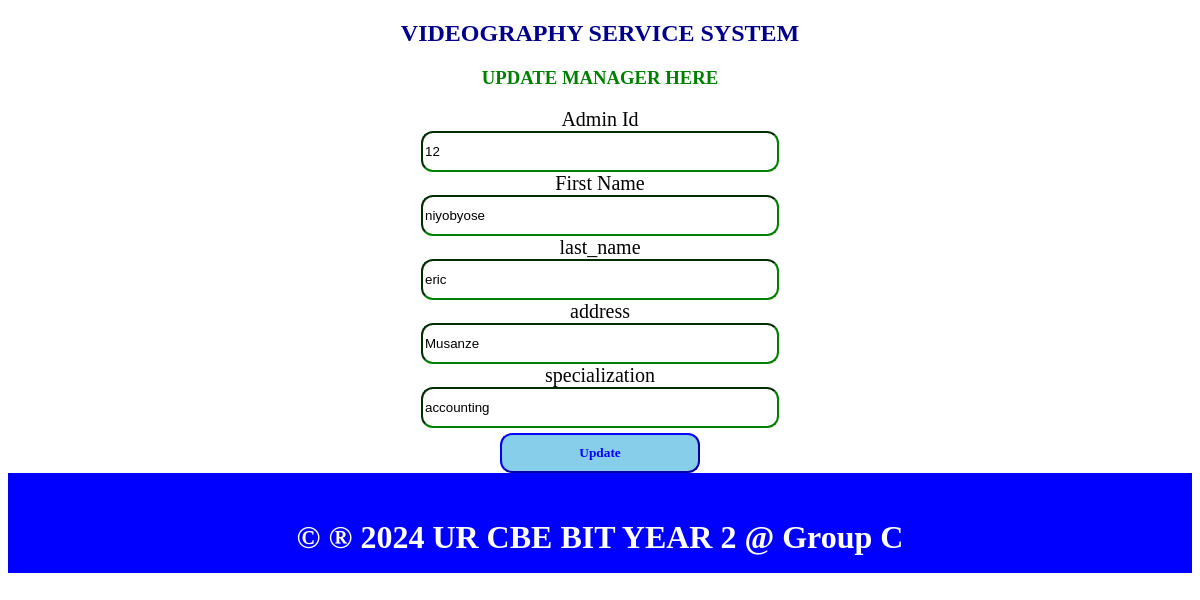
Page /manager_edit.php?mid=12 on the committed database.
### tables this page shows
CREATE TABLE `manager` (
  `mid` int(11) NOT NULL,
  `first_name` varchar(150) NOT NULL,
  `last_name` varchar(150) NOT NULL,
  `address` varchar(100) NOT NULL,
  `specialization` varchar(100) NOT NULL
);

### manager_edit.php (the view, shortened to what this page needs)
<?php
include"dbconnection.php";
if ($_SERVER['REQUEST_METHOD'] == 'GET') {
  $mid = $_GET["mid"];
    $sql = "SELECT * FROM manager WHERE mid=$mid";
    $result = $conn->query($sql);
    if ($result->num_rows > 0) {
        $row = $result->fetch_assoc();
        $first_name = $row["first_name"];
        $last_name = $row["last_name"];
        $address = $row["address"];
        $specialization = $row["specialization"];
    } else {
        header("location: /my project/admin_table.php");
        exit;
    }
}
?>
<!DOCTYPE html>
<html>
<head>
</head>
<body>
<center>
    <h2>VIDEOGRAPHY SERVICE SYSTEM </h2>
    <h3 style="color:green;">UPDATE MANAGER HERE</h3>
    <form method="POST" onsubmit="return confirmUpdate();">
    <label>Admin Id</label><br>
    <input type="text" name="mid" readonly class="input" value="<?php echo $mid; ?>"><br>
     <label>First Name</label><br>
    <input type="text" name="first_name"  class="input" value="<?php echo $first_name; ?>"><br>
    <label>last_name</label><br>
    <input type="text" name="last_name" class="input" value="<?php echo $last_name; ?>"><br>
    <label>address </label><br>
    <input type="text" name="address" class="input" value="<?php echo $address; ?>" class="input"><br>
    <label>specialization</label><br>
    <input type="text" name="specialization" class="input" value="<?php echo $specialization; ?>"><br>
    <input type="submit" name="submit" value="Update" class="sb">
</form>
</center>
        <footer>
            <p><h1>&copy &reg 2024 UR CBE BIT YEAR 2 @ Group C</h1></p>
        </footer>
    </body>
    </html>

### manager_edit.php (style rules this page uses)
h2 { font-family:Castellar; color: darkblue; }
label { font-family: elephant; font-size: 20px; }
.sb { font-family:Georgia; padding: 10px; border-color: blue; background-color: skyblue; width: 200px; margin-top: 5px; border-radius: 12px; font-weight: bold; color: blue; }
.input { width: 350px; height: 35px; border-radius: 12px; border-color: green; }
footer { height: 50px; text-align: center; padding: 25px; color: white; background-color: blue; }

### rows in the picture
manager: first_name "niyobyose", last_name "eric", address "Musanze", specialization "accounting"
